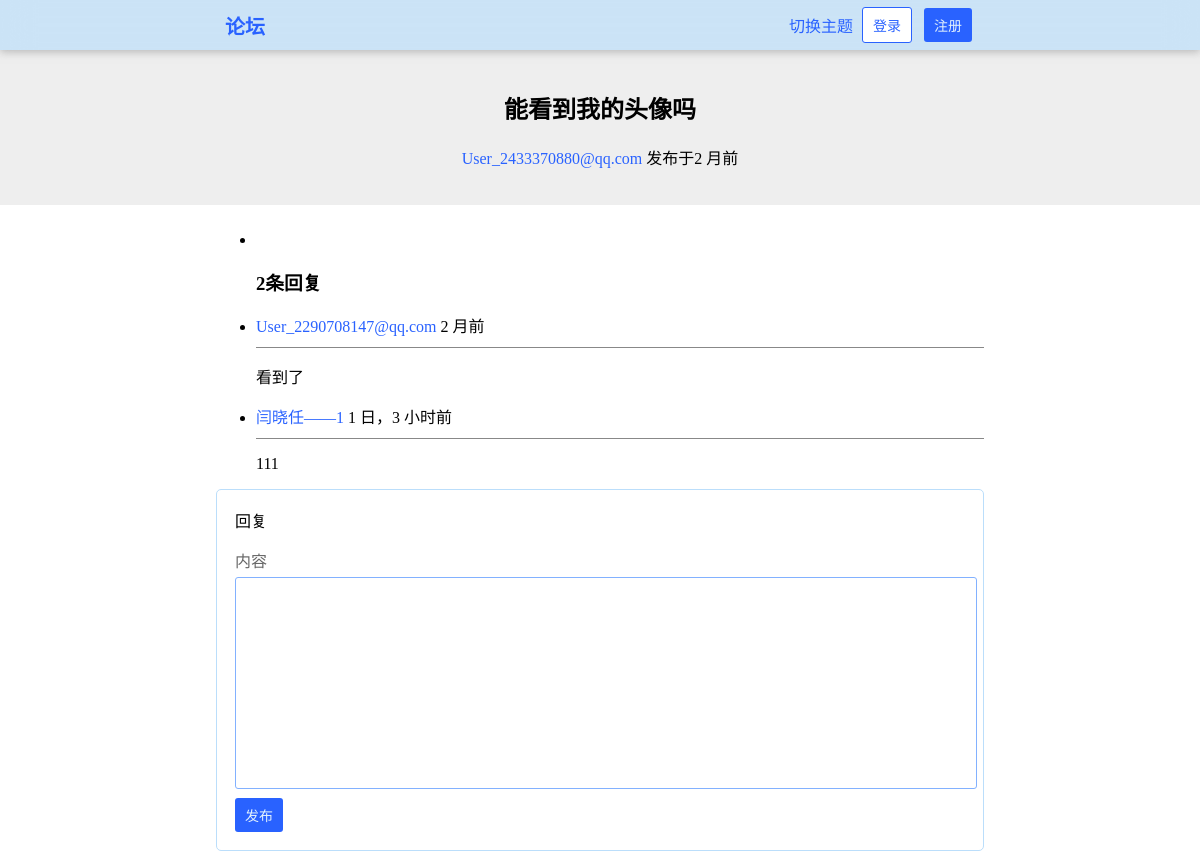
Screenshot of /post/3/ with the database file from the repository.
### HustRava_app/models.py (models this page shows, shortened)
class Post(models.Model):
    title = models.CharField(max_length=100)
    content = models.TextField()
    created_at = models.DateTimeField(auto_now_add=True)
    author = models.ForeignKey('User', on_delete = models.CASCADE, related_name = "posts")
    like_nums = models.IntegerField(default = 0)
    is_topped = models.BooleanField("置顶帖子", default=False)

class User(models.Model):
    name = models.CharField(max_length=30,blank=True)
    email = models.EmailField(unique=True)
    password = models.CharField(max_length=30)
    created_at = models.DateTimeField(auto_now_add=True)
    bio = models.TextField(max_length = 100, blank=True)
    def __str__(self):
        return self.name

class Comment(models.Model):
    content = models.TextField()
    created_at = models.DateTimeField(auto_now_add=True)
    author = models.ForeignKey('User', on_delete = models.CASCADE, related_name = "comments")
    post = models.ForeignKey('Post', on_delete = models.CASCADE, related_name = "comments")
    like_nums = models.IntegerField(default = 0)

### HustRava_app/views.py (the view)
# urls.py: path('post/<int:post_id>/', views.post, name="post"),                   # 帖子 GET
def post(request, post_id):
    try:
        post = Post.objects.get(id = post_id)
    except:
        raise Http404("帖子不存在")
    if "user" in request.session:
        return render(request, 'post.html', {
            "post": post,
            "comments": Comment.objects.filter(post = post_id),
            "user": request.session["user"]
        })
    else:
        return render(request, 'post.html', {
            "user": request.session.get("user", None),
            "post": post,
            "comments": Comment.objects.filter(post = post_id)
        })

### HustRava_app/templates/post.html (shortened to what this page needs)
{% load humanize %}
{% load static %}
<!DOCTYPE html>
<html>
    <head>
        <link rel="stylesheet" type="text/css" href="{% static 'style.css' %}" />
        <link rel="stylesheet" type="text/css" href="{% static 'style-forum.css' %}" />
        <link rel="stylesheet" type="text/css" href="{% static 'style-dark.css' %}" />
    </head>
    <body>
        {% include 'header.html' %}
        <div id="main">
            <div class="banner">
                <h2>{{ post.title }}</h2>
                <p>
                    <a href="/user/{{ post.author.email }}">{{ post.author }}</a> <span title="{{ post.created_at }}">发布于{{ post.created_at|naturaltime }}</span>
                </p>
            </div>
            <div class="content">
                <ul class="post-list">
                    <li>
                    </li>
                    <h3>{{ comments|length }}条回复</h3>
                    {% for comment in comments %}
                        <li>
                            <a href="/user/{{ comment.author.email }}">{{ comment.author.name }}</a>
                            <span title="回复于{{ comment.created_at }}">{{ comment.created_at|naturaltime }}</span>
                            <div class="hr"></div>
                            {{ comment.content|linebreaks }}
                        </li>
                    {% endfor %}
                </ul>
                <form action="comment/" method="post">
                    <p style="margin-top: 0;">回复</p>
                    <label for="content">内容</label>
                    <textarea type="text" name="content" id="content" maxlength="4096"></textarea>
                    <input type="submit" value="发布" />
                </form>
            </div>
        </div>
    </body>
</html>

### HustRava_app/static/style.css (style rules this page uses)
body { margin: 0; }
h1, h2, h3, h4, h5, h6, p { color: black; }
a { text-decoration: none; border: none; color: #2962FF; transition-duration: 0.3s; transition-timing-function: ease; border-bottom: 1px solid transparent; }
button, input[type="submit"] { padding: 7px 10px; font-size: 14px; color: #E3F2FD; border-radius: 3px; border: none; background-color: #2962FF; cursor: pointer; transition-duration: 0.3s; transition-timing-function: ease; }
textarea { height: 200px; resize: none; }
form { border: 1px solid #BBDEFB; padding: 18px; border-radius: 5px; }
label { color: #666; font-size: 16px; }

### HustRava_app/static/style-forum.css (style rules this page uses)
.banner { padding-top: 70px; padding-bottom: 20px; text-align: center; background-color: #EEE; }
.content { padding: 10px 18%; }
.hr { margin: 10px 0; border-top: 1px solid #888; }

### HustRava_app/static/style-dark.css (style rules this page uses)
body, .header, #footer, h1, h2, h3, h4, h5, h6, p, span { transition: background-color 0.2s ease, color 0.2s ease; }

### rows the page displays
Post: title "能看到我的头像吗", author "User_2433370880@qq.com", created_at "2 月前"
Comment: author.name "User_2290708147@qq.com", created_at "2 月前", content "看到了"
Comment: author.name "闫晓任——1", created_at "1 日，3 小时前", content "111"

### other values shown
{{ comments|length }} "2"
